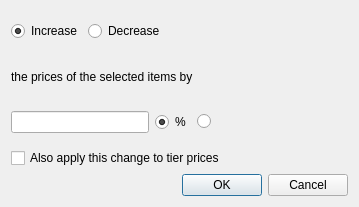
<?xml version="1.0" encoding="UTF-8"?>
<ui version="4.0">
 <class>IncDecPricesDialog</class>
 <widget class="QDialog" name="IncDecPricesDialog">
  <property name="geometry">
   <rect>
    <x>0</x>
    <y>0</y>
    <width>359</width>
    <height>207</height>
   </rect>
  </property>
  <property name="windowTitle">
   <string>Increase or Decrease Prices</string>
  </property>
  <layout class="QVBoxLayout" name="verticalLayout">
   <item>
    <widget class="QWidget" name="widget" native="true">
     <layout class="QHBoxLayout" name="horizontalLayout_2">
      <property name="leftMargin">
       <number>0</number>
      </property>
      <property name="topMargin">
       <number>0</number>
      </property>
      <property name="rightMargin">
       <number>0</number>
      </property>
      <property name="bottomMargin">
       <number>0</number>
      </property>
      <item>
       <widget class="QRadioButton" name="w_increase">
        <property name="text">
         <string>Increase</string>
        </property>
        <property name="checked">
         <bool>true</bool>
        </property>
       </widget>
      </item>
      <item>
       <widget class="QRadioButton" name="w_decrease">
        <property name="text">
         <string>Decrease</string>
        </property>
       </widget>
      </item>
      <item>
       <spacer name="horizontalSpacer_2">
        <property name="orientation">
         <enum>Qt::Horizontal</enum>
        </property>
        <property name="sizeHint" stdset="0">
         <size>
          <width>40</width>
          <height>20</height>
         </size>
        </property>
       </spacer>
      </item>
     </layout>
    </widget>
   </item>
   <item>
    <widget class="QLabel" name="label">
     <property name="text">
      <string>the prices of the selected items by</string>
     </property>
    </widget>
   </item>
   <item>
    <layout class="QHBoxLayout" name="horizontalLayout_3">
     <item>
      <widget class="QLineEdit" name="w_value"/>
     </item>
     <item>
      <widget class="QWidget" name="widget_2" native="true">
       <layout class="QHBoxLayout" name="horizontalLayout">
        <property name="leftMargin">
         <number>0</number>
        </property>
        <property name="topMargin">
         <number>0</number>
        </property>
        <property name="rightMargin">
         <number>0</number>
        </property>
        <property name="bottomMargin">
         <number>0</number>
        </property>
        <item>
         <widget class="QRadioButton" name="w_percent">
          <property name="text">
           <string>%</string>
          </property>
          <property name="checked">
           <bool>true</bool>
          </property>
         </widget>
        </item>
        <item>
         <widget class="QRadioButton" name="w_fixed">
          <property name="text">
           <string/>
          </property>
         </widget>
        </item>
       </layout>
      </widget>
     </item>
     <item>
      <spacer name="horizontalSpacer">
       <property name="orientation">
        <enum>Qt::Horizontal</enum>
       </property>
       <property name="sizeHint" stdset="0">
        <size>
         <width>40</width>
         <height>20</height>
        </size>
       </property>
      </spacer>
     </item>
    </layout>
   </item>
   <item>
    <widget class="QCheckBox" name="w_apply_to_tiers">
     <property name="text">
      <string>Also apply this change to tier prices</string>
     </property>
    </widget>
   </item>
   <item>
    <widget class="QDialogButtonBox" name="w_buttons">
     <property name="orientation">
      <enum>Qt::Horizontal</enum>
     </property>
     <property name="standardButtons">
      <set>QDialogButtonBox::Cancel|QDialogButtonBox::Ok</set>
     </property>
    </widget>
   </item>
  </layout>
 </widget>
 <tabstops>
  <tabstop>w_value</tabstop>
  <tabstop>w_increase</tabstop>
  <tabstop>w_decrease</tabstop>
  <tabstop>w_percent</tabstop>
  <tabstop>w_fixed</tabstop>
  <tabstop>w_apply_to_tiers</tabstop>
 </tabstops>
 <resources/>
 <connections>
  <connection>
   <sender>w_buttons</sender>
   <signal>accepted()</signal>
   <receiver>IncDecPricesDialog</receiver>
   <slot>accept()</slot>
   <hints>
    <hint type="sourcelabel">
     <x>248</x>
     <y>254</y>
    </hint>
    <hint type="destinationlabel">
     <x>157</x>
     <y>274</y>
    </hint>
   </hints>
  </connection>
  <connection>
   <sender>w_buttons</sender>
   <signal>rejected()</signal>
   <receiver>IncDecPricesDialog</receiver>
   <slot>reject()</slot>
   <hints>
    <hint type="sourcelabel">
     <x>316</x>
     <y>260</y>
    </hint>
    <hint type="destinationlabel">
     <x>286</x>
     <y>274</y>
    </hint>
   </hints>
  </connection>
 </connections>
</ui>
